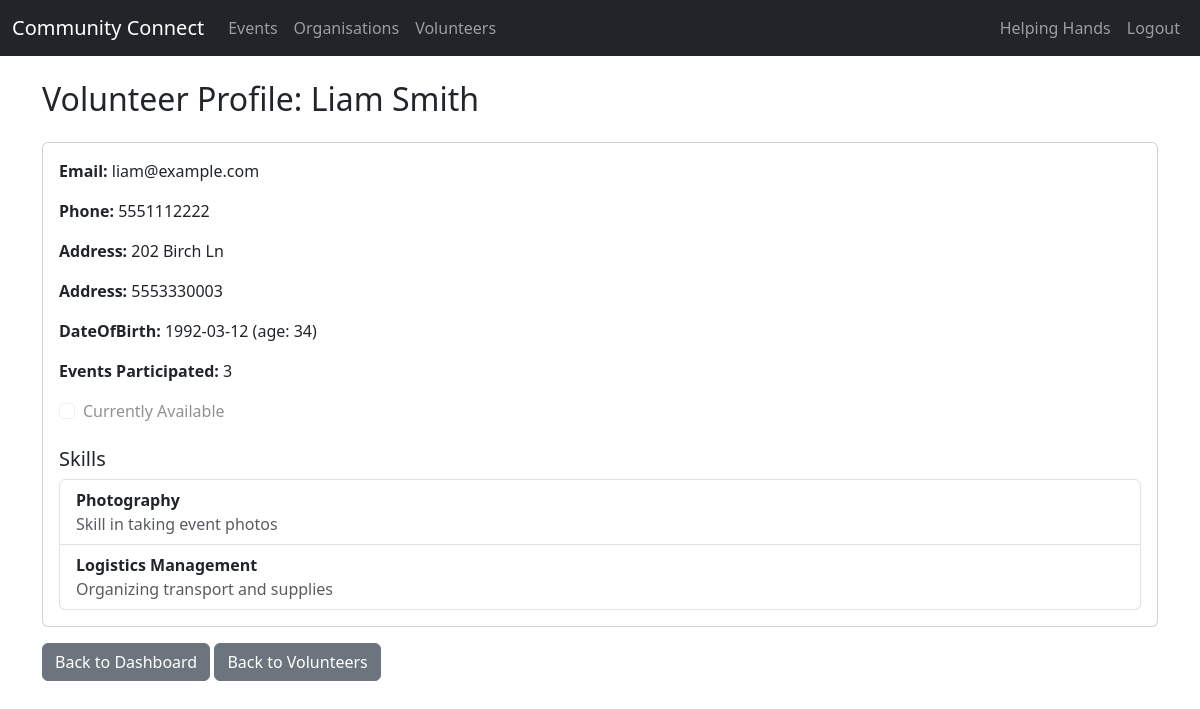
The page /volunteers/3 (signed in) on the database as committed earlier.
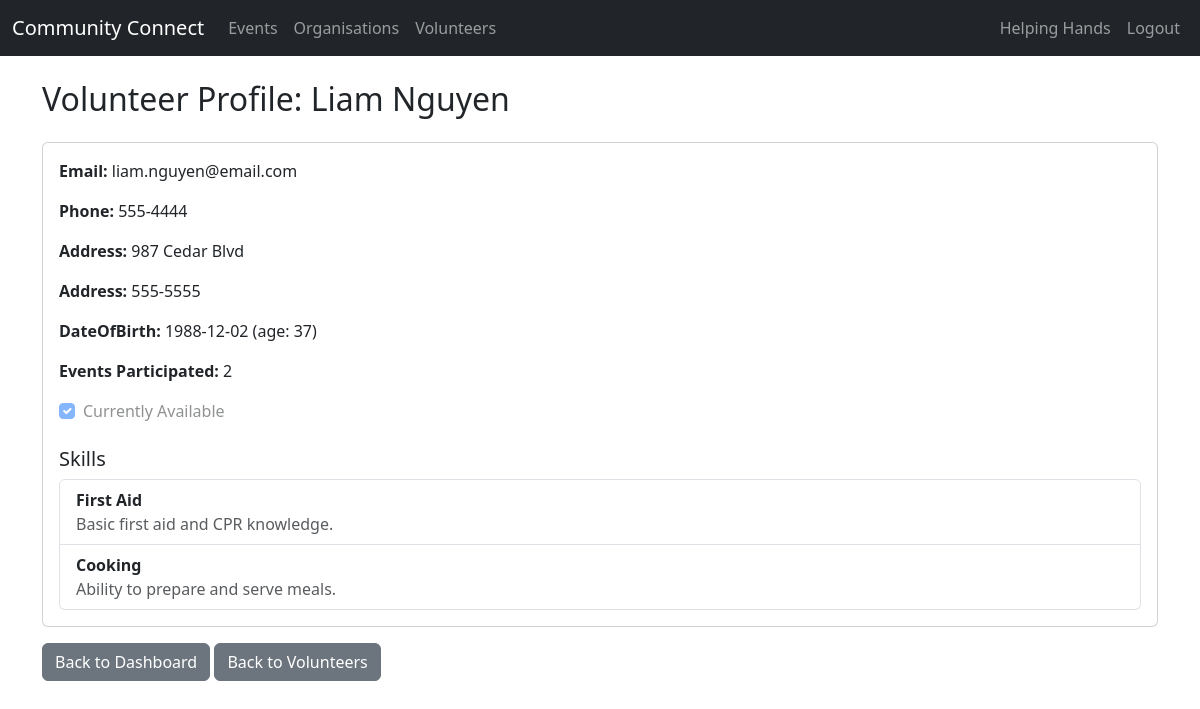
The same page on the database as committed later.
### tables this page shows
CREATE TABLE Volunteers (
    VolunteerID INTEGER PRIMARY KEY AUTOINCREMENT,
    FirstName TEXT(20) NOT NULL,
    LastName TEXT(20) NOT NULL,
    Email TEXT(320) UNIQUE NOT NULL,
    Password TEXT(128) NOT NULL,
    Phone TEXT(32),
    Address TEXT(255),
    DateOfBirth DATE,
    Availability BOOLEAN,
    ProfilePhoto BLOB,
    EmergencyContact TEXT(32)
);

CREATE TABLE Skills (
    SkillID INTEGER PRIMARY KEY AUTOINCREMENT,
    Name TEXT(50) NOT NULL,
    Description TEXT(255)
);

### app.py (the view)
@app.route("/volunteers/<int:volunteer_id>")
@login_required
def view_volunteer_profile(volunteer_id):
    db = get_db()
    volunteer = db.execute(
        """SELECT * , (strftime('%Y', 'now') - strftime('%Y', DateOfBirth)) - (CASE WHEN strftime('%m-%d', 'now') < strftime('%m-%d', DateOfBirth) THEN 1 ELSE 0 END) AS Age
           FROM Volunteers WHERE VolunteerID = ?""", (volunteer_id,)
    ).fetchone()
    if not volunteer:
        flash("Volunteer not found.", "error")
        return redirect(url_for("list_volunteers"))
    events_participated = db.execute("SELECT COUNT(*) AS EventsParticipated FROM Signups sup WHERE sup.VolunteerID = ?", (volunteer_id,)).fetchone()
    skills = db.execute(
        """SELECT s.Name, s.Description FROM VolunteerSkills vs
           JOIN Skills s ON vs.SkillID = s.SkillID WHERE vs.VolunteerID = ?""", (volunteer_id,)
    ).fetchall()
    return render_template("view_volunteer_profile.html", volunteer=volunteer, eventsparticipated=events_participated, skills=skills)

### app.py (called while the page is built)
def get_db():
    db = getattr(g, "_database", None)
    if db is None:
        db = g._database = sqlite3.connect(DATABASE)
        db.row_factory = sqlite3.Row  # This allows accessing columns by name
    return db

@app.teardown_appcontext
def close_connection(exception):
    db = getattr(g, "_database", None)
    if db is not None:
        db.close()

def login_required(f):
    @wraps(f)
    def decorated_function(*args, **kwargs):
        if "user_id" not in session:
            flash("Please log in first.", "error")
            return redirect(url_for("login"))
        return f(*args, **kwargs)
    return decorated_function

### templates/view_volunteer_profile.html
{% extends "base.html" %}
{% block content %}
<h2 class="mb-4">Volunteer Profile: {{ volunteer.FirstName }} {{ volunteer.LastName }}</h2>
<div class="card">
    <div class="card-body">
        <p><strong>Email:</strong> {{ volunteer.Email }}</p>
        <p><strong>Phone:</strong> {{ volunteer.Phone or 'N/A' }}</p>
        <p><strong>Address:</strong> {{ volunteer.Address or 'N/A' }}</p>
        <p><strong>Address:</strong> {{ volunteer.EmergencyContact or 'N/A' }}</p>
        <p><strong>DateOfBirth:</strong> {{ volunteer.DateOfBirth or 'N/A' }} (age: {{ volunteer.Age or 'N/A'}})</p>
        <p><strong>Events Participated:</strong> {{ eventsparticipated.EventsParticipated or 'N/A' }}</p>
        <div class="form-group form-check">
            <input type="checkbox" class="form-check-input" id="availability_display" disabled {% if volunteer.Availability %}checked{% endif %}>
            <label class="form-check-label" for="availability_display">Currently Available</label>
        </div>
        <h5 class="mt-4">Skills</h5>
        {% if skills %}
            <ul class="list-group">
                {% for skill in skills %}
                    <li class="list-group-item">
                        <strong>{{ skill.Name }}</strong>
                        <p class="mb-0 text-muted">{{ skill.Description }}</p>
                    </li>
                {% endfor %}
            </ul>
        {% else %}
            <p class="text-muted">This volunteer has not listed any skills yet.</p>
        {% endif %}
    </div>
</div>
<a href="{{ url_for('index') }}" class="btn btn-secondary mt-3">Back to Dashboard</a>
<a href="{{ url_for('list_volunteers') }}" class="btn btn-secondary mt-3">Back to Volunteers</a>
{% endblock %}

Rows that differ between the two databases and show on the page:
no longer on this page (row edited): Skills: Name "Photography", Description "Skill in taking event photos"
no longer on this page (row edited): Skills: Name "Logistics Management", Description "Organizing transport and supplies"
changed Volunteers "Liam": LastName "Smith" → "Nguyen"; Email "liam@example.com" → "liam.nguyen@email.com"; Phone "5551112222" → "555-4444"; Address "202 Birch Ln" → "987 Cedar Blvd"; EmergencyContact "5553330003" → "555-5555"; DateOfBirth "1992-03-12" → "1988-12-02"; Availability "☐" → "☑"
now on this page (row edited): Skills: Name "First Aid", Description "Basic first aid and CPR knowledge."
now on this page (row edited): Skills: Name "Cooking", Description "Ability to prepare and serve meals."
Other text that changed with them:
{{ volunteer.Age or 'N/A' }}: "34" → "37"
{{ eventsparticipated.EventsParticipated or 'N/A' }}: "3" → "2"
